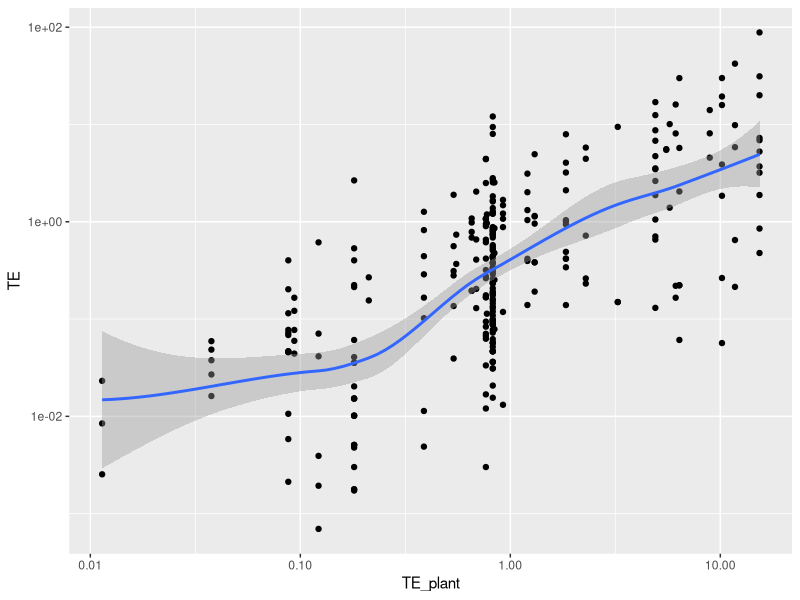
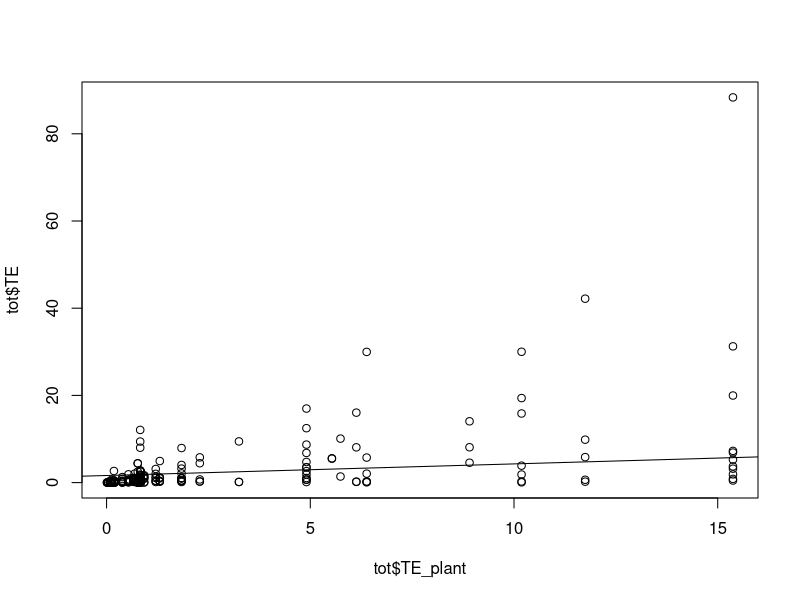
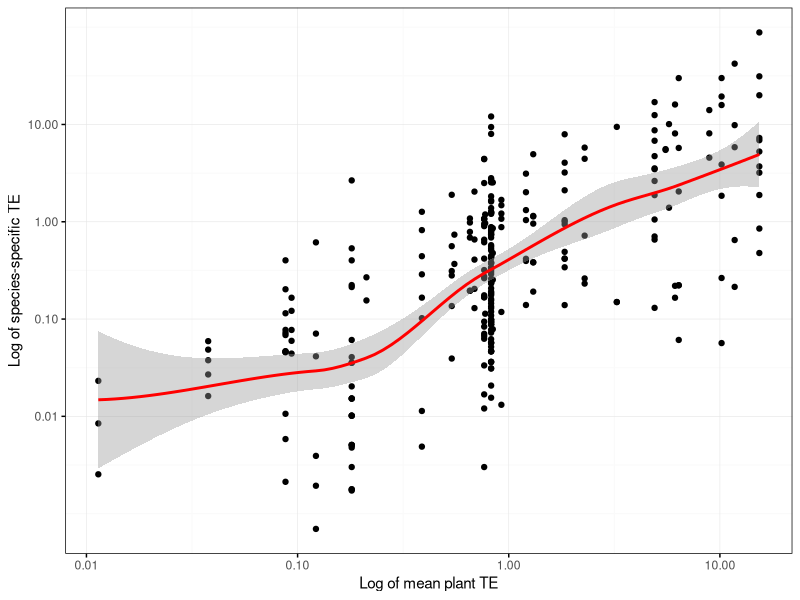
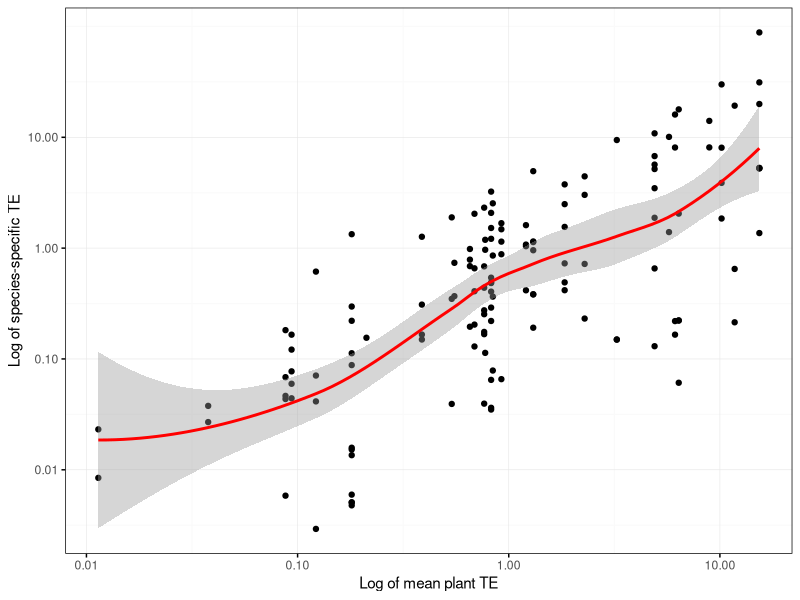

Write R code to recreate these figures, in order.
#KENDALL TEST
#Include data
toteff <- read.csv("code/Correlation RPEs/Kendall_test.csv", sep=";", header=T )
names(toteff)
#subset data to continuos variables and without 2 species not used
myvars <- names(toteff) %in% c("plant_species", "plant_familiy", "QTY_mean", "energy_fruit", "TE2", "Euphonia_pectoralis", "Tangara_cayana") 
newdata <- toteff[!myvars]
names(newdata)
#correlation between variables
cor(newdata, method="kendall", use= "pairwise.complete.obs")
cor(newdata$TE, newdata[,2:19], use= "pairwise.complete.obs", method = "kendall")


#CORRELATION TEST
#Correlation between total effects
tot<-read.csv("code/Correlation RPEs/Total effects all obs.csv", sep=";", header=T) #Data for all interactions (no means)
str(tot)

#Correlation between subcomponents
cor.test(tot$QTY, tot$energy_fruit, use= "pairwise.complete.obs", method = "pearson")
a <- lm (QTY~energy_fruit, data=tot)
summary(a)

#Remove interactions with no Total effect value [1:238,] +
#Remove species with only one observation: Cinnamomum triplinerve, Ficus insipida, Miconia pusilliflora, 
#Ocotea pulchella, Phoradendron crassifolium, Sorocea ilicifolia and Vitex polygama
spp<-c(1:238,239,243,266,287,304,362,485)
tot <- tot [-spp,]

library(ggplot2)
ggplot(tot, aes(TE_plant, TE) ) + geom_point() + geom_smooth() +
  scale_x_log10() + scale_y_log10()

plot(tot$TE_plant, tot$TE)
cor.test(tot$TE_plant, tot$TE)
cor.test(log(tot$TE_plant), log(tot$TE))

a<-lm(tot$TE_plant~tot$TE)
summary(a)
abline(a)

ggplot(tot, aes(TE_plant, TE)) + geom_point() + geom_smooth(color="red", method="loess") +
  scale_x_log10(breaks=c(0.01, 0.1, 1, 10)) + scale_y_log10(breaks=c(0.01, 0.1, 1, 10))+
  theme(axis.text = element_text(size = rel(0.8)), 
        axis.ticks = element_line(colour = "black"), 
        panel.background = element_rect(fill = "white", colour = NA), 
        panel.border = element_rect(fill = NA, colour = "black"), 
        panel.grid.major = element_line(colour = "grey90", size = 0.2), 
        panel.grid.minor = element_line(colour = "grey98", size = 0.4), 
        strip.background = element_rect(fill = "grey80", 
                                        colour = "grey50", size = 0.2))+
  labs(x = "Log of mean plant TE", y="Log of species-specific TE")


#Same but with data for mean value of each species-specific interaction (e.g. only one value for Aburria-Euterpe)
tot2<-read.csv("code/Correlation RPEs/Total effects means.csv", sep=";", header=T) 
#Remove species with only one observation: Cinnamomum triplinerve, Ficus insipida, Miconia pusilliflora, 
#Ocotea pulchella, Phoradendron crassifolium, Sorocea ilicifolia and Vitex polygama
spp2<-c(1,28,57,59,81,88,129)
tot2 <- tot2 [-spp2,]
rownames(tot2) <- NULL #restart numeration in the new dataset  

#We did this analysis including two especies that are not being accounted in the manuscript: "Euphonia_pectoralis", "Tangara_cayana"
#Here we remove the 2 frugivore spp and the plants with one replicate.
tot2<-read.csv("code/Correlation RPEs/Total effects means.csv", sep=";", header=T) 
spp3<-c(1,19,24,28,29,33,37,52,57,58,59,68,71,80,81,87,88,123,129,130,161,162)
tot3 <-tot2 [-spp3,]
rownames(tot3) <- NULL

ggplot(tot3, aes(TE_common, TE)) + geom_point() + geom_smooth(color="red", method="loess") +
  scale_x_log10(breaks=c(0.01, 0.1, 1, 10)) + scale_y_log10(breaks=c(0.01, 0.1, 1, 10))+
  theme(axis.text = element_text(size = rel(0.8)), 
        axis.ticks = element_line(colour = "black"), 
        panel.background = element_rect(fill = "white", colour = NA), 
        panel.border = element_rect(fill = NA, colour = "black"), 
        panel.grid.major = element_line(colour = "grey90", size = 0.2), 
        panel.grid.minor = element_line(colour = "grey98", size = 0.4), 
        strip.background = element_rect(fill = "grey80", 
                                        colour = "grey50", size = 0.2))+
  labs(x = "Log of mean plant TE", y="Log of species-specific TE")

cor.test(tot3$TE_common, tot3$TE)
cor.test(log(tot3$TE_common), log(tot3$TE))

#ggsave("MS/revision/Fig 4. Correlation mean plot.pdf", plot=last_plot(), units = "in", width = 10, height = 7)
